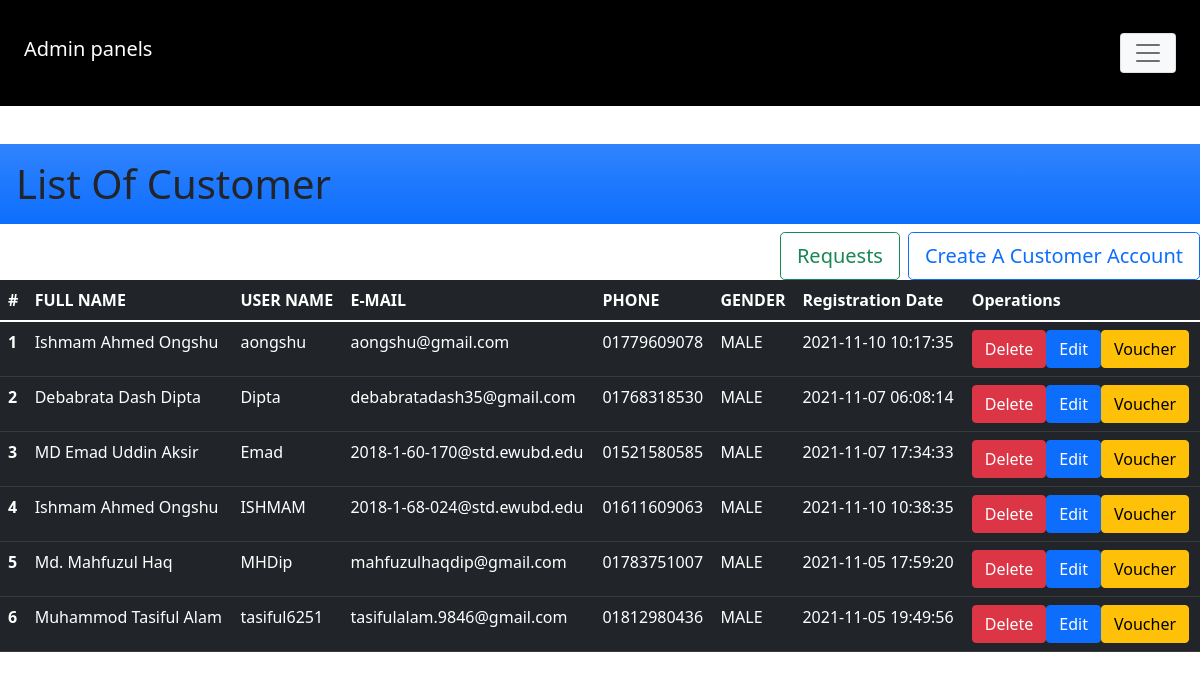
The app's page /afterlogin admins panel.php?customer=persons_cust with its own data.
### tables this page shows
CREATE TABLE `persons_cust` (
  `username` varchar(255) NOT NULL,
  `fullname` varchar(255) NOT NULL,
  `email` varchar(255) DEFAULT NULL,
  `phonenumber` varchar(15) NOT NULL,
  `pass` varchar(15) NOT NULL,
  `gender` varchar(15) NOT NULL,
  `reg_date` timestamp NOT NULL DEFAULT current_timestamp() ON UPDATE current_timestamp(),
  `login_status` tinyint(1) NOT NULL
);

### Show_List.php (the view, shortened to what this page needs)
<?php
if(isset($_GET['customer']))
{
  echo "<h1 class = 'p-3 mb-2 bg-primary bg-gradient'>List Of Customer</h1>";
  echo "
          <div class='d-grid gap-2 d-md-flex justify-content-md-end'><a class = 'btn btn-outline-success btn-lg' href='afterlogin admins panel.php?request=request_cust'>Requests</a><a class = 'btn btn-outline-primary btn-lg' href='Insert_Customer.php'>Create A Customer Account</a></div>";
  echo "
        <table class='table table-dark table-hover'>
            <thead>
            <tr>
              <th scope='col'>#</th>
              <th scope='col'>FULL NAME</th>
              <th scope='col'>USER NAME</th>
              <th scope='col'>E-MAIL</th>
              <th scope='col'>PHONE</th>
              <th scope='col'>GENDER</th>
              <th scope='col'>Registration Date</th>
              <th scope='col'>Operations</th>
            </tr>
          </thead>
          <tbody>";
        include "localhost.php";
        $sql = "SELECT * FROM persons_cust";
        $result = mysqli_query($conn, $sql);
        if (mysqli_num_rows($result) > 0)
        {
          $i = 1;
          while($row = mysqli_fetch_assoc($result))
          {
            $fname = $row['fullname'];
            $uname = $row['username'];
            $email = $row['email'];
            $phone = $row['phonenumber'];
            $gender = $row['gender'];
            $reg = $row['reg_date'];
            echo "
            <tr>
              <th scope='row'>$i</th>
              <td>$fname</td>
              <td>$uname</td>
              <td>$email</td>
              <td>$phone</td>
              <td>$gender</td>
              <td>$reg</td>
              <td><a href='reason.php?user_Delete=$uname&email=$email' class='btn btn-danger'>Delete</a><a href='edit_customer.php?user=$uname&email=$email' class='btn btn-primary'>Edit</a><a href='discount.php?user=$uname&email=$email' class='btn btn-warning'>Voucher</a></td>
            </tr>";
            $i++;
          }
        }
    echo "</tbody>
  </table>";
  }
?>

### afterlogin admins panel.php (shortened to what this page needs)
<?php
include "localhost.php";
?>
<!DOCTYPE html>
<html lang="en">
<head>
    <link rel="stylesheet" href="CSS/bootstrap/css/bootstrap.min.css">
</head>
<body>
    <div>
        <nav class="navbar navbar-light bg-black fixed-top">
            <div class="container-fluid p-4">
              <a class="navbar-brand text-white h4" href="#">Admin panels</a>
              <button class="navbar-toggler bg-light" type="button" data-bs-toggle="offcanvas" data-bs-target="#offcanvasNavbar" aria-controls="offcanvasNavbar">
                <span class="navbar-toggler-icon"></span>
              </button>
            </div>
          </nav>
          <br><br><br><br><br><br>
    </div>
    <?php
    include "Show_List.php";
    ?>
</body>
</html>

### records on screen
persons_cust: fullname "Ishmam Ahmed Ongshu", username "aongshu", email "aongshu@gmail.com", phonenumber "01779609078", gender "MALE", reg_date "2021-11-10 10:17:35"
persons_cust: fullname "Debabrata Dash Dipta", username "Dipta", email "debabratadash35@gmail.com", phonenumber "01768318530", gender "MALE", reg_date "2021-11-07 06:08:14"
persons_cust: fullname "MD Emad Uddin Aksir", username "Emad", email "2018-1-60-170@std.ewubd.edu", phonenumber "01521580585", gender "MALE", reg_date "2021-11-07 17:34:33"
persons_cust: fullname "Ishmam Ahmed Ongshu", username "ISHMAM", email "2018-1-68-024@std.ewubd.edu", phonenumber "01611609063", gender "MALE", reg_date "2021-11-10 10:38:35"
persons_cust: fullname "Md. Mahfuzul Haq", username "MHDip", email "mahfuzulhaqdip@gmail.com", phonenumber "01783751007", gender "MALE", reg_date "2021-11-05 17:59:20"
persons_cust: fullname "Muhammod Tasiful Alam", username "tasiful6251", email "tasifulalam.9846@gmail.com", phonenumber "01812980436", gender "MALE", reg_date "2021-11-05 19:49:56"
